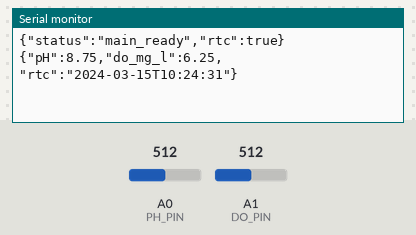
This sketch was run on a simulated Arduino Uno, built with avr-gcc and run on an emulated ATmega328P. Parts: the last lines printed to the serial monitor. Inputs (shaded band) come from the test bench; at power-on: A0 (PH_PIN) = 512, A1 (DO_PIN) = 512. The local clock reads 2024-03-15 10:24:30 at power-on unless the sketch sets it.

Above: at 1.2 s.
1.3 s: A0 (PH_PIN) set to 716
At 2.6 s:
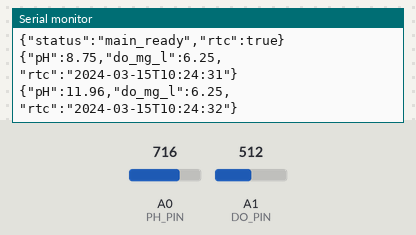
2.8 s: A1 (DO_PIN) set to 716
At 3.8 s:
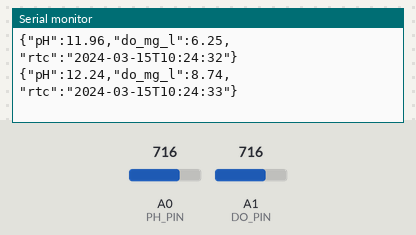
4.3 s: A0 (PH_PIN) set to 900
At 5.3 s:
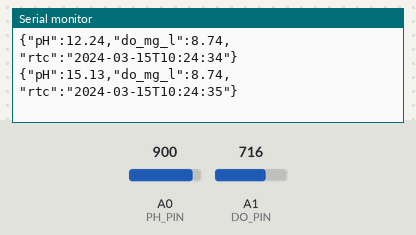
5.8 s: A1 (DO_PIN) set to 900
At 6.8 s:
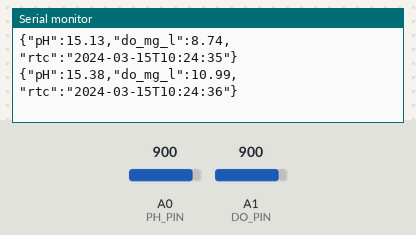
Timing chart, 0 to 8.3 s (numbered marks = the images above; inputs shaded):
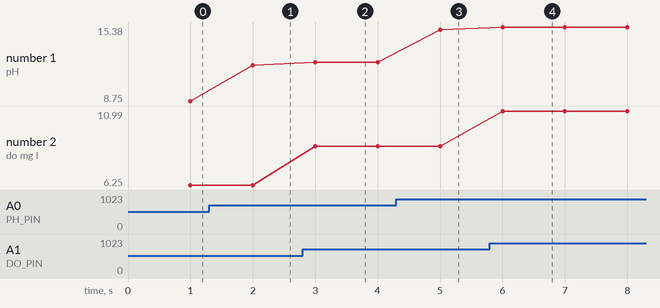

Measured:
- after the input at 1.3 s, the serial monitor: prints a new line after 0.70 s (image 1)
- after the input at 2.8 s, the serial monitor: prints a new line after 0.20 s (image 2)
- after the input at 4.3 s, the serial monitor: prints a new line after 0.70 s (image 3)
- after the input at 5.8 s, the serial monitor: prints a new line after 0.20 s (image 4)
- plotted number 1: 8.75 → 11.96 after the input at 1.3 s, 12.24 → 15.13 after the input at 4.3 s
- plotted number 2: 6.25 → 8.74 after the input at 2.8 s, 8.74 → 10.99 after the input at 5.8 s

The sketch:

main.ino
```cpp
// =============================================================================
// Main Arduino: pH Sensor, DO Sensor, RTC Module
// Temperature comes from Secondary Arduino (not handled here)
// =============================================================================

#include <Wire.h>
#include "RTClib.h"

// --- pH config (per DFRobot sample: pH = 3.5 * V + Offset) ---
#define PH_ARRAY_LEN 40
#define PH_SAMPLING_INTERVAL_MS 20
#define PH_PRINT_INTERVAL_MS 1000

float PH_OFFSET = 0.00f;  // <-- adjust after calibration with 7.00 buffer
const int PH_PIN = A0;

// --- DO sensor config ---
const int DO_PIN = A1;

// --- DO calibration ---
// Replace slope/intercept after you calibrate DO sensor at known points.
const bool DO_ENABLE_LINEAR = true;  // must be true to output mg/L
float DO_SLOPE = 0.0025f;     // example slope (mg/L per mV)
float DO_INTERCEPT = 0.0f;    // example intercept

// --- ADC / Vref assumptions for UNO ---
const float VREF_MV = 5000.0f;  // UNO 5V (mV)
const float ADC_RES = 1024.0f;  // 10-bit

// pH averaging buffer & helpers
int   phArray[PH_ARRAY_LEN];
int   phIdx = 0;
unsigned long phSampleAt = 0;
unsigned long lastPrintAt = 0;

// RTC module
RTC_DS1307 RTC;
bool rtcAvailable = false;

// -----------------------------------------------------------------------------
// Helper: Average array with min/max dropped for noise reduction
// -----------------------------------------------------------------------------
double avgArray_dropMinMax(int* arr, int n) {
  if (n <= 0) return 0.0;
  if (n < 5) {
    long sum = 0;
    for (int i = 0; i < n; i++) sum += arr[i];
    return (double)sum / n;
  }
  int minV = arr[0], maxV = arr[1];
  if (minV > maxV) { int t = minV; minV = maxV; maxV = t; }
  long sum = 0;
  for (int i = 2; i < n; i++) {
    int v = arr[i];
    if (v < minV) { sum += minV; minV = v; }
    else if (v > maxV) { sum += maxV; maxV = v; }
    else { sum += v; }
  }
  return (double)sum / (n - 2);
}

// -----------------------------------------------------------------------------
// Setup
// -----------------------------------------------------------------------------
void setup() {
  Serial.begin(9600);
  Wire.begin();

  // Initialize RTC
  if (RTC.begin()) {
    rtcAvailable = true;
    if (!RTC.isrunning()) {
      // Set RTC to compile time if not running
      RTC.adjust(DateTime(__DATE__, __TIME__));
    }
  }

  // Pre-fill pH buffer with initial reading
  int seed = analogRead(PH_PIN);
  for (int i = 0; i < PH_ARRAY_LEN; i++) phArray[i] = seed;
  phSampleAt = millis();
  lastPrintAt = millis();

  // Startup message
  Serial.println("{\"status\":\"main_ready\",\"rtc\":" + String(rtcAvailable ? "true" : "false") + "}");
}

// -----------------------------------------------------------------------------
// Main Loop
// -----------------------------------------------------------------------------
void loop() {
  unsigned long now = millis();

  // --- pH sampling (every 20 ms for averaging) ---
  if (now - phSampleAt >= PH_SAMPLING_INTERVAL_MS) {
    phArray[phIdx++] = analogRead(PH_PIN);
    if (phIdx == PH_ARRAY_LEN) phIdx = 0;
    phSampleAt = now;
  }

  // --- Output JSON once per second ---
  if (now - lastPrintAt >= PH_PRINT_INTERVAL_MS) {
    lastPrintAt = now;

    // Calculate pH from averaged ADC readings
    double phAdcAvg = avgArray_dropMinMax(phArray, PH_ARRAY_LEN);
    double phVolt   = phAdcAvg * (5.0 / ADC_RES);
    double pH       = 3.5 * phVolt + PH_OFFSET;

    // Calculate DO from ADC reading
    uint16_t doRaw  = analogRead(DO_PIN);
    double   do_mV  = (doRaw * VREF_MV) / ADC_RES;
    double   do_mgL = DO_ENABLE_LINEAR ? (DO_SLOPE * do_mV + DO_INTERCEPT) : -1.0;

    // Build JSON output
    // Note: temp_c is NOT included - it comes from Secondary Arduino
    Serial.print("{\"pH\":");
    Serial.print(pH, 2);
    Serial.print(",\"do_mg_l\":");
    Serial.print(do_mgL, 2);

    // Include RTC timestamp if available
    if (rtcAvailable) {
      DateTime rtcNow = RTC.now();
      Serial.print(",\"rtc\":\"");
      Serial.print(rtcNow.year());
      Serial.print("-");
      if (rtcNow.month() < 10) Serial.print("0");
      Serial.print(rtcNow.month());
      Serial.print("-");
      if (rtcNow.day() < 10) Serial.print("0");
      Serial.print(rtcNow.day());
      Serial.print("T");
      if (rtcNow.hour() < 10) Serial.print("0");
      Serial.print(rtcNow.hour());
      Serial.print(":");
      if (rtcNow.minute() < 10) Serial.print("0");
      Serial.print(rtcNow.minute());
      Serial.print(":");
      if (rtcNow.second() < 10) Serial.print("0");
      Serial.print(rtcNow.second());
      Serial.print("\"");
    }

    Serial.println("}");
  }
}
```
